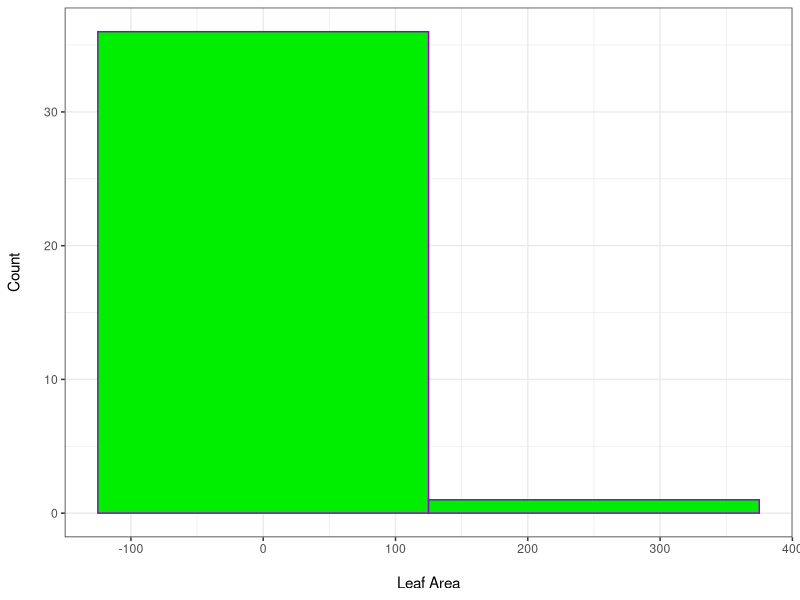
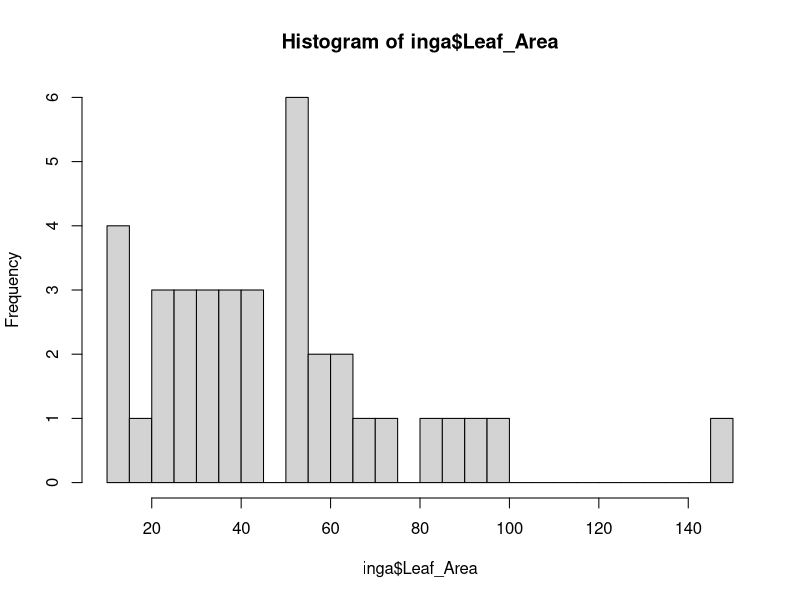
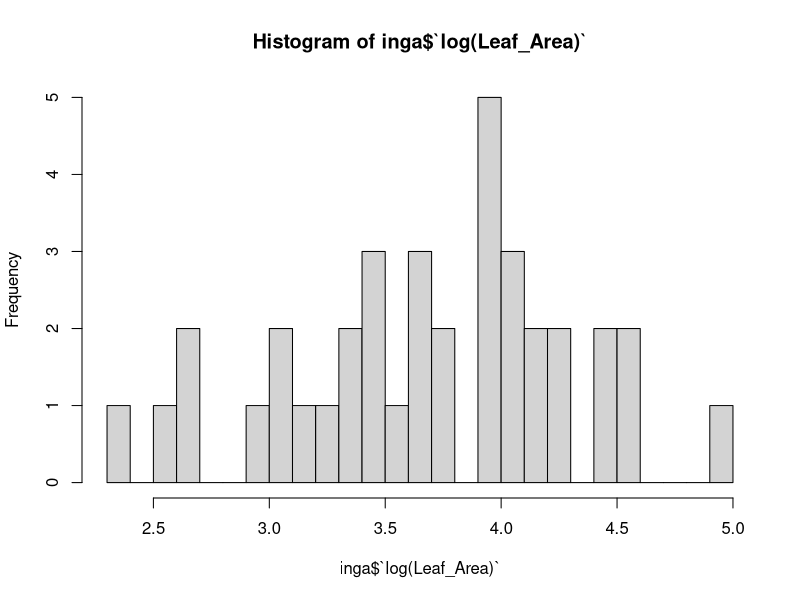

Here is the R script that generated these plots, in order:
# Laura Barraclough 19/11/2021
# Professional Skills Assignment
# email:s1729795

# SECTION 1

#Load libraries and data ----

library(tidyverse)  #for data manipulation and visualization

inga<- read.csv("data/Inga_traits.csv")

# PART a: make a histogram for leaf area 
(leaf_hist<- ggplot(inga, aes(x=Leaf_Area)) +
  geom_histogram(binwidth = 250, colour= "#9400D3", fill= "#00EE00") +
    theme_bw() +
    ylab("Count\n") +
    xlab("\nLeaf Area"))

(leaf_hist_2<- hist(inga$Leaf_Area, breaks = 37))
  
# PART b
inga<- mutate(inga, log(Leaf_Area)) #log leaf areas

leaf_hist_3<- hist(inga$`log(Leaf_Area)`, breaks = 37)

  